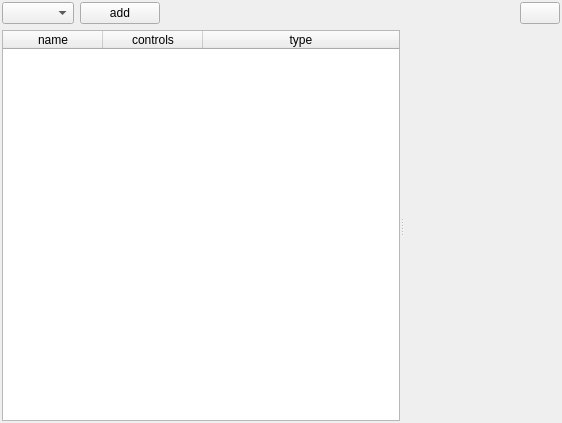
<?xml version="1.0" encoding="UTF-8"?>
<ui version="4.0">
 <class>ArchitectureScriptEditor</class>
 <widget class="QWidget" name="ArchitectureScriptEditor">
  <property name="geometry">
   <rect>
    <x>0</x>
    <y>0</y>
    <width>562</width>
    <height>423</height>
   </rect>
  </property>
  <property name="windowTitle">
   <string>Architecture Script Editor</string>
  </property>
  <layout class="QVBoxLayout" name="verticalLayout" stretch="0,1">
   <property name="margin">
    <number>2</number>
   </property>
   <item>
    <layout class="QHBoxLayout" name="horizontalLayout">
     <item>
      <widget class="QComboBox" name="mpTypeSelector"/>
     </item>
     <item>
      <widget class="QPushButton" name="mpAddButton">
       <property name="text">
        <string>add</string>
       </property>
      </widget>
     </item>
     <item>
      <spacer name="horizontalSpacer_2">
       <property name="orientation">
        <enum>Qt::Horizontal</enum>
       </property>
       <property name="sizeHint" stdset="0">
        <size>
         <width>40</width>
         <height>20</height>
        </size>
       </property>
      </spacer>
     </item>
     <item>
      <widget class="QPushButton" name="mpRemoveButton">
       <property name="text">
        <string/>
       </property>
       <property name="icon">
        <iconset resource="../../../../cedar.development/cedar/auxiliaries/gui/icons/cedar_aux_gui_icons.qrc">
         <normaloff>:/cedar/auxiliaries/gui/trashcan.svg</normaloff>:/cedar/auxiliaries/gui/trashcan.svg</iconset>
       </property>
      </widget>
     </item>
    </layout>
   </item>
   <item>
    <widget class="QSplitter" name="splitter">
     <property name="orientation">
      <enum>Qt::Horizontal</enum>
     </property>
     <widget class="QTableWidget" name="mpScriptList">
      <property name="editTriggers">
       <set>QAbstractItemView::NoEditTriggers</set>
      </property>
      <property name="alternatingRowColors">
       <bool>true</bool>
      </property>
      <property name="selectionBehavior">
       <enum>QAbstractItemView::SelectRows</enum>
      </property>
      <attribute name="horizontalHeaderStretchLastSection">
       <bool>true</bool>
      </attribute>
      <attribute name="verticalHeaderVisible">
       <bool>false</bool>
      </attribute>
      <column>
       <property name="text">
        <string>name</string>
       </property>
      </column>
      <column>
       <property name="text">
        <string>controls</string>
       </property>
      </column>
      <column>
       <property name="text">
        <string>type</string>
       </property>
      </column>
     </widget>
     <widget class="cedar::aux::gui::Configurable" name="mpConfigurationEditor" native="true"/>
    </widget>
   </item>
  </layout>
 </widget>
 <customwidgets>
  <customwidget>
   <class>cedar::aux::gui::Configurable</class>
   <extends>QWidget</extends>
   <header>cedar/auxiliaries/gui/Configurable.h</header>
   <container>1</container>
  </customwidget>
 </customwidgets>
 <resources>
  <include location="../../../../cedar.development/cedar/auxiliaries/gui/icons/cedar_aux_gui_icons.qrc"/>
  <include location="../../../../cedar.development/cedar/devices/gui/cedar_dev_gui_icons.qrc"/>
  <include location="../../../../cedar.development/cedar/processing/gui/icons/cedar_proc_gui_icons.qrc"/>
 </resources>
 <connections/>
</ui>
